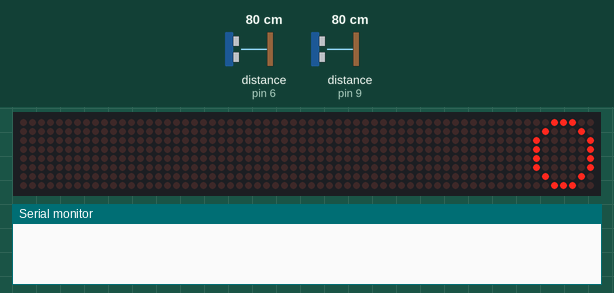
Simulated run of this sketch. Board: Arduino Uno, built with avr-gcc and run on an emulated ATmega328P. Shown: 64×8 LED matrix, the last lines printed to the serial monitor. Wiring (inferred from the names in the program): ultrasonic range finder: trigger pin 8; echo pin 9. Inputs (shaded band) come from the test bench; at power-on: distance to the obstacle (sensors on pin 9, pin 6) 80 cm. The echo pulse lasts 58.3 µs per cm.

Above: at 1.2 s.
1.3 s: distance to the obstacle (sensor on pin 9) set to 34 cm
3.0 s: distance to the obstacle (sensor on pin 9) set to 27 cm
At 3.9 s:
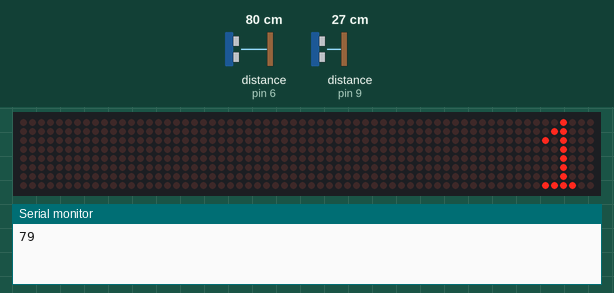
At 4.4 s:
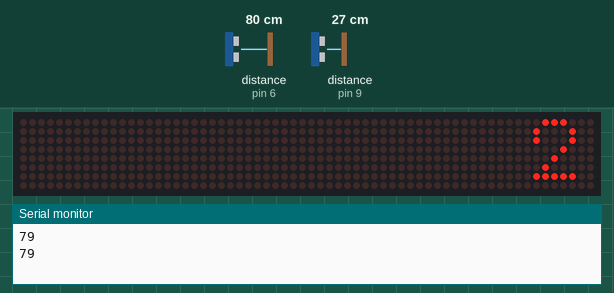
6.0 s: distance to the obstacle (sensor on pin 9) set to 35 cm
7.5 s: distance to the obstacle (sensor on pin 9) set to 2 cm
At 8.4 s:
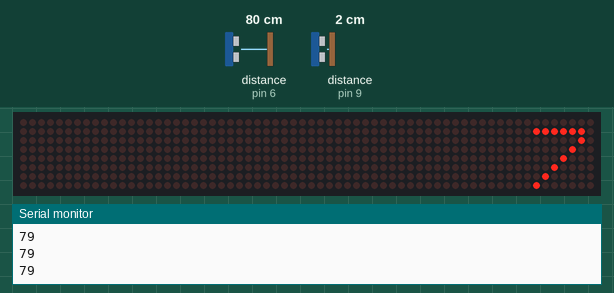
10.5 s: distance to the obstacle (sensor on pin 9) set to 60 cm
12.0 s: distance to the obstacle (sensor on pin 9) set to 4 cm
At 17.5 s:
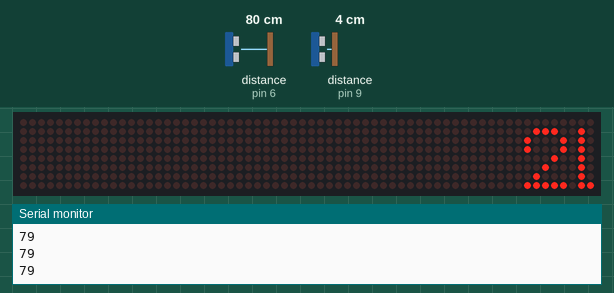
Timing chart, 0 to 18.1 s (numbered marks = the images above; inputs shaded):
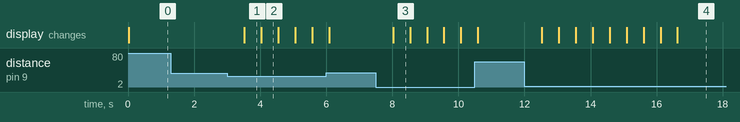

Measured:
- the behaviour switches between 31 and 30 cm on distance to the obstacle (sensor on pin 9) (found by bisection; images 0 and 1)
- after the input at 1.3 s, every drawn part: stays the same
- after the input at 3.0 s, the display: changes after 0.52 s (image 1)
- after the input at 7.5 s, the display: changes after 0.53 s (image 3)
- after the input at 12.0 s, the display: first changes after 0.53 s (image 4 shows a later state)
- what the display in image 1 shows lasts 0.5 s, from 3.5 s to 4.0 s

The sketch:

Ultrasonic_Counter.ino
```cpp
#include <LedControl.h>

int DIN = 12;
int CS =  11;
int CLK = 10;


const int TriggerPin = 8;      //Trig pin
const int EchoPin = 9;         //Echo pin
const int TriggerPin1 = 5;      //Trig pin
const int EchoPin1 = 6;         //Echo pin
long Duration = 0;
long Duration1 = 0;
byte m0[8]= {0x1C,0x22,0x41,0x41,0x41,0x41,0x22,0x1C,};
byte m4[8]=     {0x00,0x04,0x08,0x10,0x20,0x48,0x7E,0x08,};
byte m3[8]=   {0x38,0x44,0x04,0x1C,0x04,0x44,0x38,0x00,};
byte m1[8]=     {0x08,0x18,0x28,0x08,0x08,0x08,0x08,0x3C,};
byte m2[8]=     {0x38,0x44,0x44,0x08,0x10,0x20,0x7C,0x00,};
byte m5[8]=     {0x7C,0x40,0x40,0x78,0x04,0x04,0x44,0x38,};
byte m6[8]=     {0x3C,0x42,0x40,0x5C,0x62,0x42,0x42,0x3C,};
byte m7[8]=     {0x00,0x7E,0x02,0x04,0x08,0x10,0x20,0x40,};
byte m8[8]=     {0x3C,0x42,0x42,0x42,0x3C,0x42,0x42,0x3C,};
byte m9[8]=     {0x3C,0x42,0x42,0x42,0x3E,0x02,0x02,0x3C,};
byte m10[8]=     {0x40,0xC0,0x46,0x49,0x49,0x49,0xE6,0x00,};
byte m11[8]=     {0x22,0x66,0xAA,0x22,0x22,0x22,0x22,0x77,};
byte m12[8]=     {0x00,0x46,0xC9,0x49,0x42,0x44,0xEF,0x00,};
byte m13[8]=     {0x00,0x4E,0xC1,0x41,0x4E,0x41,0x41,0xEE,};
byte m14[8]=     {0x00,0x42,0xC4,0x48,0x50,0x52,0x4F,0xE2,};
byte m15[8]=     {0x00,0x5F,0xD0,0x50,0x4E,0x41,0x51,0xEE,};
byte m16[8]=     {0x00,0x4F,0xD0,0x50,0x57,0x59,0x51,0xEE,};
byte m17[8]=     {0x00,0x40,0xDE,0x41,0x41,0x42,0x44,0xE8,};
byte m18[8]=     {0x00,0x4E,0xD1,0x51,0x4E,0x51,0x51,0xEE,};
byte m19[8]=     {0x00,0x4E,0xD1,0x51,0x4F,0x41,0x51,0xEE,};
byte m20[8]=     {0x00,0x66,0x99,0x99,0x29,0x49,0xF6,0x00,};
byte m21[8]=     {0x00,0x72,0x8A,0x8A,0x12,0x22,0x42,0xFB,};
LedControl lc=LedControl(DIN,CLK,CS,0);

void setup() {
  // put your setup code here, to run once:
  pinMode(TriggerPin,OUTPUT);  // Trigger is an output pin
  pinMode(EchoPin,INPUT);      // Echo is an input pin
  pinMode(TriggerPin1,OUTPUT);  // Trigger is an output pin
  pinMode(EchoPin1,INPUT);      // Echo is an input pin
  pinMode(2,OUTPUT);      // Echo is an input pin
  Serial.begin(9600);          // Serial Output

 lc.shutdown(0,false);       //The MAX72XX is in power-saving mode on startup
 lc.setIntensity(0,15);      // Set the brightness to maximum value
 lc.clearDisplay(0);         // and clear the display
}
unsigned int gi=0;
int cik=0;
void loop() {
  if(gi>22){
    gi=0;
  }
  // put your main code here, to run repeatedly:
  digitalWrite(TriggerPin, LOW);
  delayMicroseconds(2);
  digitalWrite(TriggerPin, HIGH);
  delayMicroseconds(10);
  digitalWrite(TriggerPin, LOW);
  Duration = pulseIn(EchoPin,HIGH);
  long Distance_cm = Distance(Duration);
  if(Distance_cm<30){
          gi++;
          digitalWrite(2,LOW);
          delay(500);
  }
    if(gi>0) {
         digitalWrite(TriggerPin1, LOW);
          delayMicroseconds(2);
          digitalWrite(TriggerPin1, HIGH);
          delayMicroseconds(10);
          digitalWrite(TriggerPin1, LOW);
         Duration1 = pulseIn(EchoPin1,HIGH);
          long Distance_cm1 = Distance(Duration1);
          Serial.println(Distance_cm1);
              if(Distance_cm1<30){
                  gi--;
                  if(gi==0){
                  digitalWrite(2,HIGH);
                  }
                  delay(200);
                }
        }
 hangiRakam();
 }
void hangiRakam(){
   switch(gi){
      case 0:
      printByte(m0);
      break;
      case 1:
      printByte(m1);
      break;
      case 2:
      printByte(m2);
      break;
      case 3:
      printByte(m3);
      break;
      case 4:
      printByte(m4);
      break;
      case 5:
      printByte(m5);
      break;
      case 6:
      printByte(m6);
      break;
      case 7:
      printByte(m7);
      break;
      case 8:
      printByte(m8);
      break;
      case 9:
      printByte(m9);
      break;
      case 10:
      printByte(m10);
      break;
      case 11:
      printByte(m11);
      break;
      case 12:
      printByte(m12);
      break;
      case 13:
      printByte(m13);
      break;
      case 14:
      printByte(m14);
      break;
      case 15:
      printByte(m15);
      break;
      case 16:
      printByte(m16);
      break;
      case 17:
      printByte(m17);
      break;
      case 18:
      printByte(m18);
      break;
      case 19:
      printByte(m19);
      break;
      case 20:
      printByte(m20);
      break;
      case 21:
      printByte(m21);
      break;
    }
}
 void printByte(byte character [])
{
  int i = 0;
  for(i=0;i<8;i++)
  {
    lc.setRow(0,i,character[i]);
  }
}
long Distance(long time)
{
  long DistanceCalc;                      // Calculation variable

  DistanceCalc = ((time * 0.034) / 2);     // Actual calculation in cm
    //DistanceCalc = time / 74 / 2;         // Actual calculation in inches
  return DistanceCalc;                    // return calculated value
}
```
